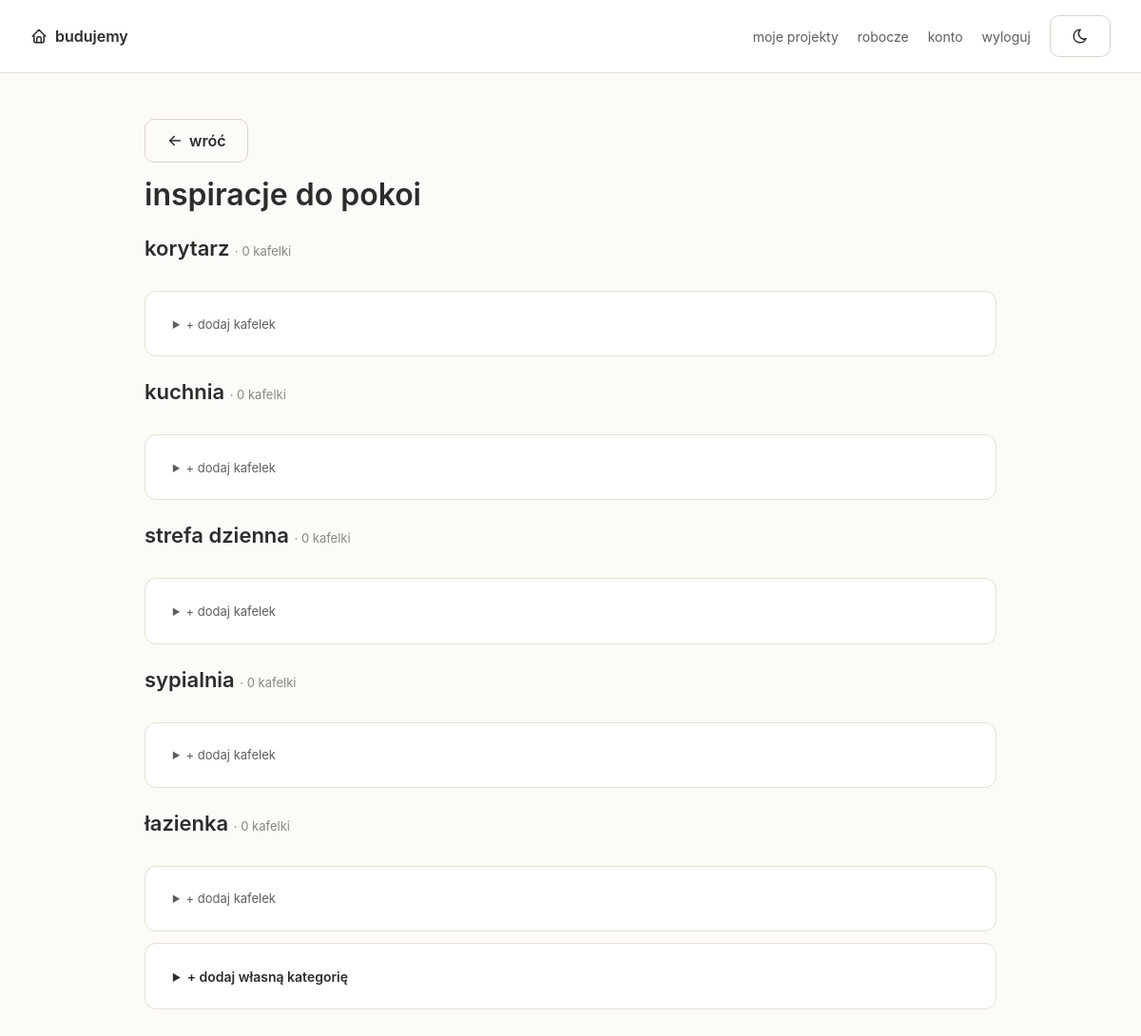
/house/2/inspiracje (signed in), run on the app's committed database.
### app.py (models this page shows)
class InspirationCategory(db.Model):
    id = db.Column(db.Integer, primary_key=True)
    house_id = db.Column(db.Integer, db.ForeignKey("house.id"), nullable=False)
    name = db.Column(db.String(100), nullable=False)
    tiles = db.relationship("InspirationTile", backref="category", cascade="all, delete-orphan")

### app.py (the view)
@app.route("/house/<int:house_id>/inspiracje")
@login_required
def inspiracje(house_id):
    house = get_owned_house(house_id)
    return render_template("inspiracje.html", house=house)

### app.py (called while the page is built)
def icon(name, size=18, cls=""):
    if name and name.startswith("ti-"):
        name = name[3:]  # kompatybilnosc ze starymi rekordami sprzed przejscia na inline SVG
    name = LEGACY_ICON_ALIASES.get(name, name)  # kompatybilnosc z ikonami zmienionymi po drodze (np. brick->wall)
    paths = ICON_PATHS.get(name, "")
    class_attr = f' class="{cls}"' if cls else ""
    return Markup(
        f'<svg{class_attr} xmlns="http://www.w3.org/2000/svg" width="{size}" height="{size}" '
        f'viewBox="0 0 24 24" fill="none" stroke="currentColor" stroke-width="2" '
        f'stroke-linecap="round" stroke-linejoin="round" style="display:inline-block;vertical-align:-4px;">'
        f'{paths}</svg>'
    )

@login_manager.user_loader
def load_user(user_id):
    return db.session.get(User, int(user_id))

def get_owned_house(house_id):
    house = House.query.get_or_404(house_id)
    if house.user_id != current_user.id:
        abort(404)
    return house

### templates/inspiracje.html (shortened to what this page needs)
{% extends "base.html" %}
{% block content %}
<a href="{{ url_for('dashboard', house_id=house.id) }}" class="btn back-btn">{{ icon('arrow-left') }} wróć</a>
<h1>inspiracje do pokoi</h1>
{% for cat in house.inspiration_categories %}
<h2>{{ cat.name }} <span style="color:var(--text-muted);font-weight:400;font-size:13px;">· {{ cat.tiles|length }} kafelki</span></h2>
<details class="card">
  <summary style="cursor:pointer;font-size:13px;color:var(--text-secondary);">+ dodaj kafelek</summary>
</details>
{% endfor %}
<details class="card">
  <summary style="cursor:pointer;font-weight:600;font-size:14px;">+ dodaj własną kategorię</summary>
</details>
{% endblock %}

### templates/base.html (shortened to what this page needs)
<!DOCTYPE html>
<html lang="pl">
<head>
<link rel="stylesheet" href="{{ url_for('static', filename='css/style.css') }}">
</head>
<body>
<header class="topbar">
  <a href="{{ url_for('index') }}" class="brand">{{ icon('home') }} budujemy</a>
  <nav>
    {% if current_user.is_authenticated %}
    <a href="{{ url_for('index') }}">moje projekty</a>
    <a href="{{ url_for('robocze') }}">robocze</a>
    <a href="{{ url_for('account') }}">konto</a>
    <a href="{{ url_for('logout') }}">wyloguj</a>
    {% else %}
    <a href="{{ url_for('login') }}">zaloguj</a>
    <a href="{{ url_for('register') }}">zarejestruj się</a>
    {% endif %}
    <button id="theme-toggle" class="btn theme-btn" type="button" aria-label="przełącz motyw">
      <span id="icon-moon">{{ icon('moon') }}</span><span id="icon-sun" style="display:none;">{{ icon('sun') }}</span>
    </button>
  </nav>
</header>
<main class="wrap">
{% block content %}{% endblock %}
</main>
</body>
</html>

### static/css/style.css (style rules this page uses)
:root, [data-theme="light"] { --pink:#D4537E; --pink-bg:#FBEAF0; --pink-dark:#72243E; --purple:#7F77DD; --purple-bg:#EEEDFE; --purple-dark:#3C3489; --teal:#1D9E75; --teal-bg:#E1F5EE; --teal-dark:#085041; --coral:#D85A30; --coral-bg:#FAECE7; --coral-dark:#712B13; --amber:#BA7517; --amber-bg:#FAEEDA; --amber-dark:#633806; --green:#639922; --green-bg:#EAF3DE; --green-dark:#27500A; --gray:#888780; --gray-bg:#F1EFE8; --gray-dark:#444441; --text:#2C2C2A; --text-secondary:#5F5E5A; --text-muted:#888780; --border:#E4E1D6; --border-strong:#D8D5C8; --surface:#FFFFFF; --page:#FDFBF7; --track:#EDEAE0; --radius:10px; }
* { box-sizing:border-box; }
body { margin:0;font-family:-apple-system,'Segoe UI',sans-serif;background:var(--page);color:var(--text);font-size:15px;transition:background .15s,color .15s; }
.topbar { display:flex;align-items:center;justify-content:space-between;padding:1rem 2rem;background:var(--surface);border-bottom:0.5px solid var(--border); }
.brand { font-weight:600;text-decoration:none;color:var(--text);display:flex;align-items:center;gap:8px;font-size:16px; }
.topbar nav { display:flex;align-items:center; }
.topbar nav a { margin-left:20px;text-decoration:none;color:var(--text-secondary);font-size:14px; }
.theme-btn { margin-left:20px;padding:7px 10px; }
.wrap { max-width:760px;margin:0 auto;padding:2rem 1.5rem; }
h1 { font-size:23px;font-weight:600;margin:0 0 6px; }
h2 { font-size:18px;font-weight:600;margin:1.5rem 0 12px; }
.card { background:var(--surface);border:0.5px solid var(--border);border-radius:12px;padding:1.1rem 1.25rem;margin-bottom:12px; }
.btn { display:inline-flex;align-items:center;gap:6px;border:0.5px solid var(--border-strong);background:transparent;color:var(--text);padding:9px 16px;border-radius:var(--radius);font-size:14px;cursor:pointer;text-decoration:none; }
.back-btn { margin-bottom:14px;font-weight:600; }
body { font-size:16px; }
h1 { font-size:25px; }
h2 { font-size:19px; }
.card { padding:1.25rem 1.4rem;font-size:15px; }
.btn { font-size:15px;padding:10px 18px; }
@media (min-width: 900px) { body { font-size:17px; } }
@media (min-width: 900px) { .wrap { max-width:960px;padding:3rem 2rem; } }
@media (min-width: 900px) { h1 { font-size:32px; } }
@media (min-width: 900px) { h2 { font-size:22px; } }
@media (min-width: 900px) { .card { padding:1.6rem 1.8rem;font-size:16px; } }
@media (min-width: 900px) { .btn { font-size:16px;padding:12px 22px; } }

### data on the page
InspirationCategory: name "korytarz", tiles|length "0"
InspirationCategory: name "kuchnia", tiles|length "0"
InspirationCategory: name "strefa dzienna", tiles|length "0"
InspirationCategory: name "sypialnia", tiles|length "0"
InspirationCategory: name "łazienka", tiles|length "0"
